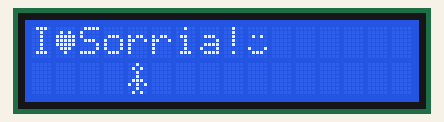
The sketch below on a simulated Arduino Uno, built with avr-gcc and run on an emulated ATmega328P. On the bench: 16×2 character LCD.

Above: at 0.1 s.

The sketch:

23_Codigo.ino
```cpp
// O Código do livro não funciona, fiz um diferente

#include <LiquidCrystal.h>

const int rs = 12, en = 11, d4 = 5, d5 = 4, d6 = 3, d7 = 2;
LiquidCrystal lcd(rs, en, d4, d5, d6, d7);

byte heart[8] = {
  0b00000,
  0b01010,
  0b11111,
  0b11111,
  0b11111,
  0b01110,
  0b00100,
  0b00000
};

byte smiley[8] = {
  0b00000,
  0b00000,
  0b01010,
  0b00000,
  0b00000,
  0b10001,
  0b01110,
  0b00000
};

byte frownie[8] = {
  0b00000,
  0b00000,
  0b01010,
  0b00000,
  0b00000,
  0b00000,
  0b01110,
  0b10001
};

byte armsDown[8] = {
  0b00100,
  0b01010,
  0b00100,
  0b00100,
  0b01110,
  0b10101,
  0b00100,
  0b01010
};

byte armsUp[8] = {
  0b00100,
  0b01010,
  0b00100,
  0b10101,
  0b01110,
  0b00100,
  0b00100,
  0b01010
};

void setup()
{
  // inicializa o LCD e configura o número de colunas e linhas:
    lcd.begin(16, 2);

    lcd.createChar(0, heart);
    lcd.createChar(1, smiley);
    lcd.createChar(2, frownie);
    lcd.createChar(3, armsDown);
  lcd.createChar(4, armsUp);

  // coloca o cursor no canto superior esquerdo
    lcd.setCursor(0, 0);

  // Imprime uma mensagem para o lcd.
    lcd.print("I");
    lcd.write(byte(0)); // quando chamar lcd.write() '0' deve ser convertido como um byte
    lcd.print("Sorria!");
    lcd.write((byte) 1);

}

void loop()
{
    int delayTime = 1000;

    // coloca o cursor na linha inferior, 5ª posição:
    lcd.setCursor(4, 1);

  // desenhe o homenzinho de braços para baixo:
    lcd.write(3);
    delay(delayTime);
    lcd.setCursor(4, 1);

  // puxar seus braços para cima:
    lcd.write(4);
    delay(delayTime);
}
```
